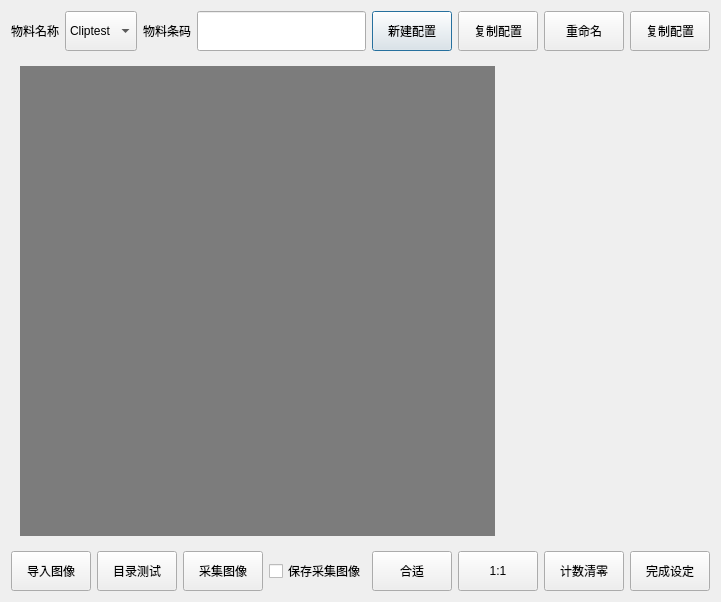
<?xml version="1.0" encoding="UTF-8"?>
<ui version="4.0">
 <class>MaterialManageDialog</class>
 <widget class="QDialog" name="MaterialManageDialog">
  <property name="geometry">
   <rect>
    <x>0</x>
    <y>0</y>
    <width>719</width>
    <height>602</height>
   </rect>
  </property>
  <property name="windowTitle">
   <string>Dialog</string>
  </property>
  <layout class="QVBoxLayout" name="verticalLayout">
   <item>
    <widget class="QWidget" name="widget" native="true">
     <property name="maximumSize">
      <size>
       <width>16777215</width>
       <height>40</height>
      </size>
     </property>
     <layout class="QHBoxLayout" name="horizontalLayout_2">
      <property name="leftMargin">
       <number>0</number>
      </property>
      <property name="topMargin">
       <number>0</number>
      </property>
      <property name="rightMargin">
       <number>0</number>
      </property>
      <property name="bottomMargin">
       <number>0</number>
      </property>
      <item>
       <widget class="QLabel" name="label">
        <property name="sizePolicy">
         <sizepolicy hsizetype="Preferred" vsizetype="Preferred">
          <horstretch>0</horstretch>
          <verstretch>0</verstretch>
         </sizepolicy>
        </property>
        <property name="text">
         <string>物料名称</string>
        </property>
       </widget>
      </item>
      <item>
       <widget class="QComboBox" name="comboBox">
        <property name="sizePolicy">
         <sizepolicy hsizetype="Preferred" vsizetype="Preferred">
          <horstretch>0</horstretch>
          <verstretch>0</verstretch>
         </sizepolicy>
        </property>
        <item>
         <property name="text">
          <string>Cliptest</string>
         </property>
        </item>
       </widget>
      </item>
      <item>
       <widget class="QLabel" name="label_2">
        <property name="sizePolicy">
         <sizepolicy hsizetype="Preferred" vsizetype="Preferred">
          <horstretch>0</horstretch>
          <verstretch>0</verstretch>
         </sizepolicy>
        </property>
        <property name="text">
         <string>物料条码</string>
        </property>
       </widget>
      </item>
      <item>
       <widget class="QLineEdit" name="lineEdit">
        <property name="sizePolicy">
         <sizepolicy hsizetype="Expanding" vsizetype="Preferred">
          <horstretch>0</horstretch>
          <verstretch>0</verstretch>
         </sizepolicy>
        </property>
       </widget>
      </item>
      <item>
       <widget class="QPushButton" name="pushButton">
        <property name="sizePolicy">
         <sizepolicy hsizetype="Minimum" vsizetype="Preferred">
          <horstretch>0</horstretch>
          <verstretch>0</verstretch>
         </sizepolicy>
        </property>
        <property name="text">
         <string>新建配置</string>
        </property>
       </widget>
      </item>
      <item>
       <widget class="QPushButton" name="pushButton_2">
        <property name="sizePolicy">
         <sizepolicy hsizetype="Minimum" vsizetype="Preferred">
          <horstretch>0</horstretch>
          <verstretch>0</verstretch>
         </sizepolicy>
        </property>
        <property name="text">
         <string>复制配置</string>
        </property>
       </widget>
      </item>
      <item>
       <widget class="QPushButton" name="pushButton_3">
        <property name="sizePolicy">
         <sizepolicy hsizetype="Minimum" vsizetype="Preferred">
          <horstretch>0</horstretch>
          <verstretch>0</verstretch>
         </sizepolicy>
        </property>
        <property name="text">
         <string>重命名</string>
        </property>
       </widget>
      </item>
      <item>
       <widget class="QPushButton" name="pushButton_4">
        <property name="sizePolicy">
         <sizepolicy hsizetype="Minimum" vsizetype="Preferred">
          <horstretch>0</horstretch>
          <verstretch>0</verstretch>
         </sizepolicy>
        </property>
        <property name="text">
         <string>复制配置</string>
        </property>
       </widget>
      </item>
     </layout>
    </widget>
   </item>
   <item>
    <widget class="QWidget" name="widget_2" native="true">
     <layout class="QHBoxLayout" name="horizontalLayout_3">
      <item>
       <widget class="QWidget" name="widget_4" native="true">
        <property name="styleSheet">
         <string notr="true">background-color: rgb(124, 124, 124);</string>
        </property>
       </widget>
      </item>
      <item>
       <widget class="QWidget" name="widget_5" native="true">
        <property name="maximumSize">
         <size>
          <width>200</width>
          <height>16777215</height>
         </size>
        </property>
       </widget>
      </item>
     </layout>
    </widget>
   </item>
   <item>
    <widget class="QWidget" name="widget_3" native="true">
     <property name="maximumSize">
      <size>
       <width>16777215</width>
       <height>40</height>
      </size>
     </property>
     <layout class="QHBoxLayout" name="horizontalLayout">
      <property name="leftMargin">
       <number>0</number>
      </property>
      <property name="topMargin">
       <number>0</number>
      </property>
      <property name="rightMargin">
       <number>0</number>
      </property>
      <property name="bottomMargin">
       <number>0</number>
      </property>
      <item>
       <widget class="QPushButton" name="pushButton_5">
        <property name="sizePolicy">
         <sizepolicy hsizetype="Minimum" vsizetype="Preferred">
          <horstretch>0</horstretch>
          <verstretch>0</verstretch>
         </sizepolicy>
        </property>
        <property name="text">
         <string>导入图像</string>
        </property>
       </widget>
      </item>
      <item>
       <widget class="QPushButton" name="pushButton_6">
        <property name="sizePolicy">
         <sizepolicy hsizetype="Minimum" vsizetype="Preferred">
          <horstretch>0</horstretch>
          <verstretch>0</verstretch>
         </sizepolicy>
        </property>
        <property name="text">
         <string>目录测试</string>
        </property>
       </widget>
      </item>
      <item>
       <widget class="QPushButton" name="pushButton_7">
        <property name="sizePolicy">
         <sizepolicy hsizetype="Minimum" vsizetype="Preferred">
          <horstretch>0</horstretch>
          <verstretch>0</verstretch>
         </sizepolicy>
        </property>
        <property name="text">
         <string>采集图像</string>
        </property>
       </widget>
      </item>
      <item>
       <widget class="QCheckBox" name="checkBox">
        <property name="sizePolicy">
         <sizepolicy hsizetype="Minimum" vsizetype="Preferred">
          <horstretch>0</horstretch>
          <verstretch>0</verstretch>
         </sizepolicy>
        </property>
        <property name="text">
         <string>保存采集图像</string>
        </property>
       </widget>
      </item>
      <item>
       <widget class="QPushButton" name="pushButton_8">
        <property name="sizePolicy">
         <sizepolicy hsizetype="Minimum" vsizetype="Preferred">
          <horstretch>0</horstretch>
          <verstretch>0</verstretch>
         </sizepolicy>
        </property>
        <property name="text">
         <string>合适</string>
        </property>
       </widget>
      </item>
      <item>
       <widget class="QPushButton" name="pushButton_9">
        <property name="sizePolicy">
         <sizepolicy hsizetype="Minimum" vsizetype="Preferred">
          <horstretch>0</horstretch>
          <verstretch>0</verstretch>
         </sizepolicy>
        </property>
        <property name="text">
         <string>1:1</string>
        </property>
       </widget>
      </item>
      <item>
       <widget class="QPushButton" name="pushButton_10">
        <property name="sizePolicy">
         <sizepolicy hsizetype="Minimum" vsizetype="Preferred">
          <horstretch>0</horstretch>
          <verstretch>0</verstretch>
         </sizepolicy>
        </property>
        <property name="text">
         <string>计数清零</string>
        </property>
       </widget>
      </item>
      <item>
       <widget class="QPushButton" name="pushButton_11">
        <property name="sizePolicy">
         <sizepolicy hsizetype="Minimum" vsizetype="Preferred">
          <horstretch>0</horstretch>
          <verstretch>0</verstretch>
         </sizepolicy>
        </property>
        <property name="text">
         <string>完成设定</string>
        </property>
       </widget>
      </item>
     </layout>
    </widget>
   </item>
  </layout>
 </widget>
 <resources/>
 <connections/>
</ui>
